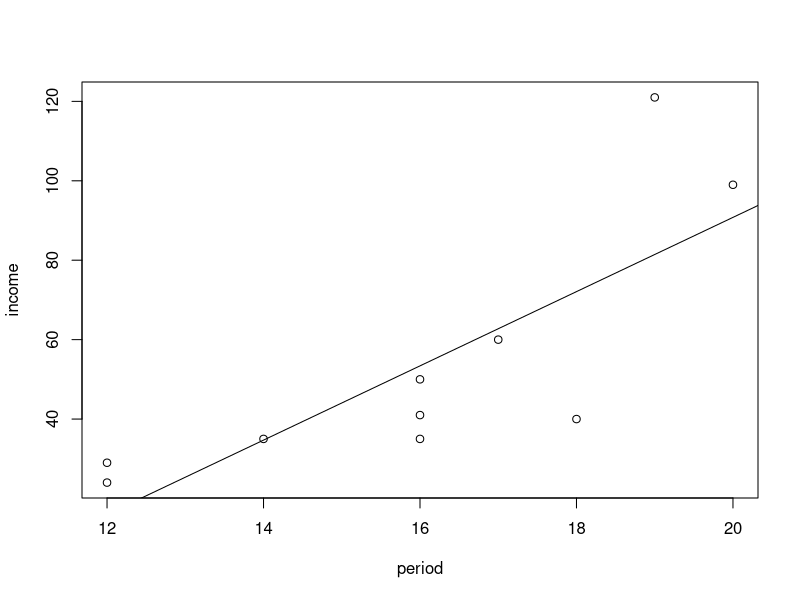
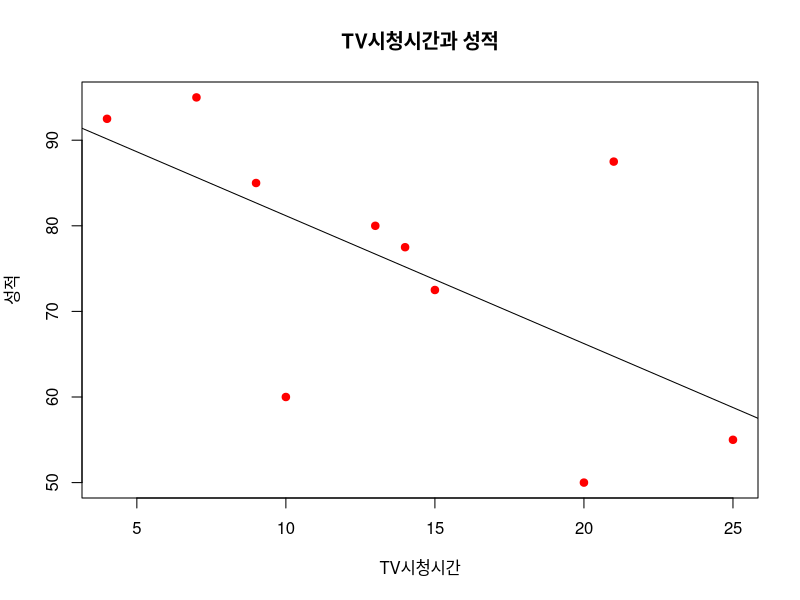
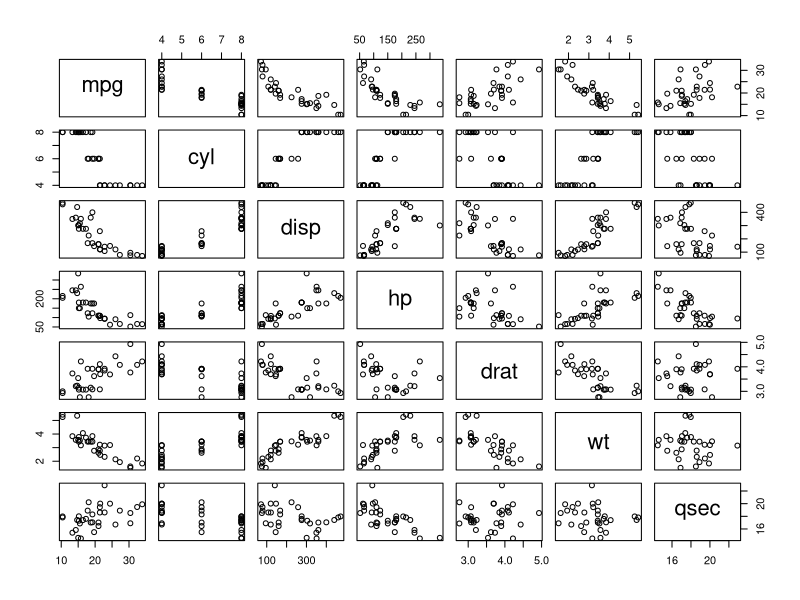
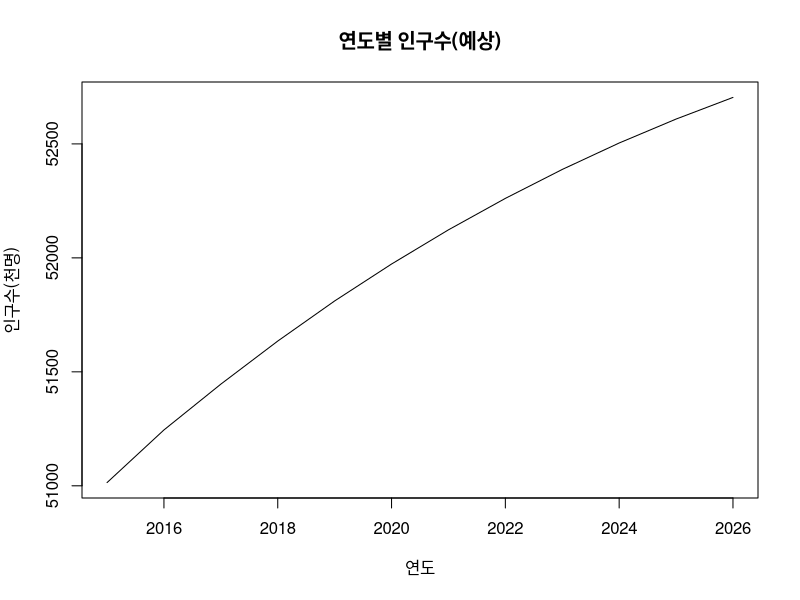
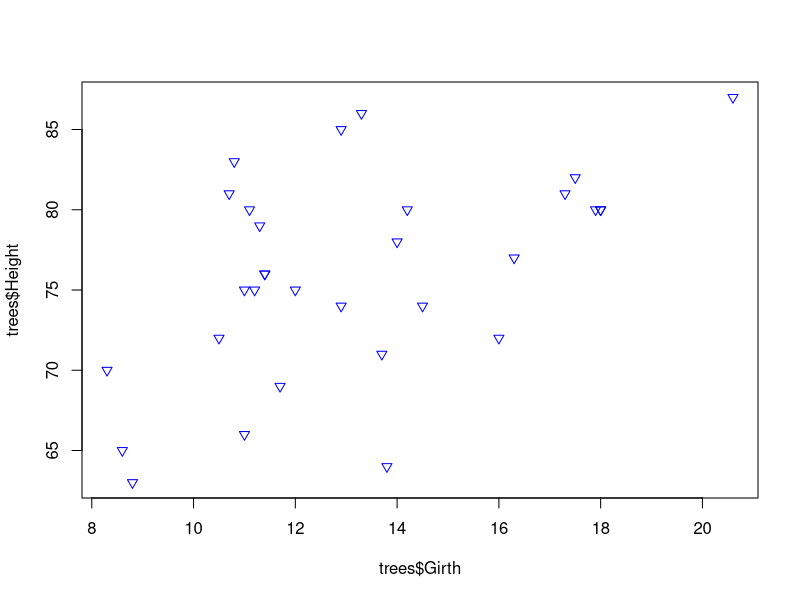
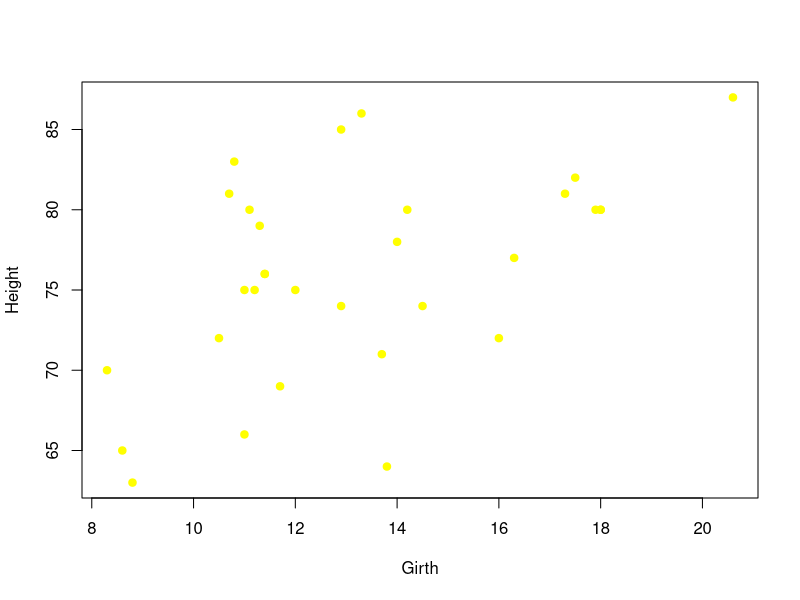
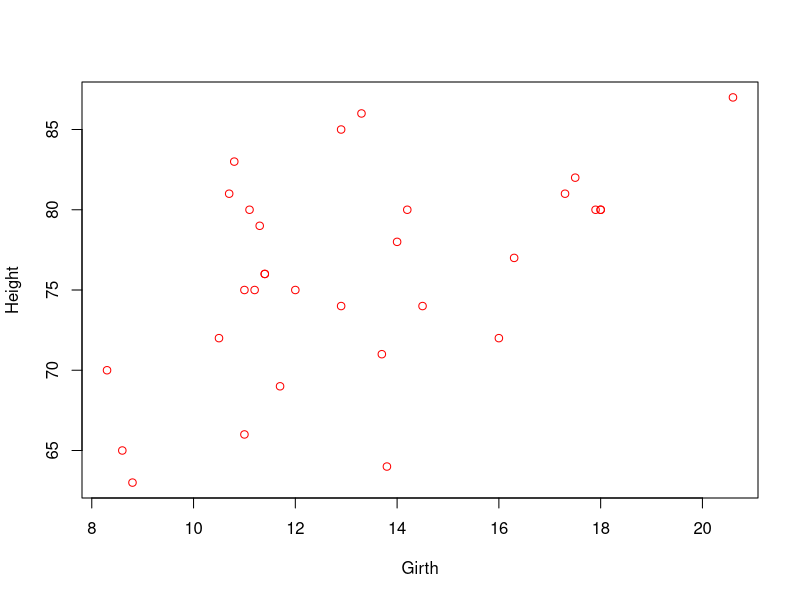
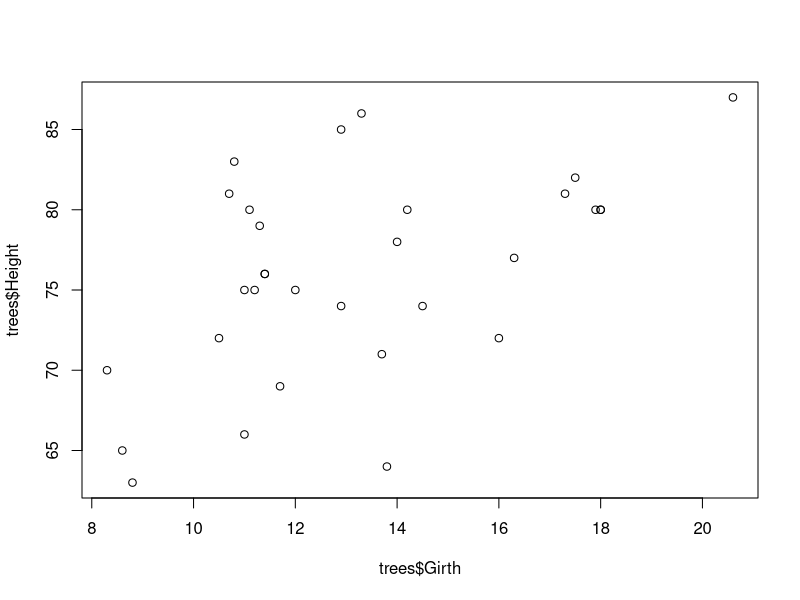

These charts were generated, in order, by the following R code: (Note: this script raises an error after producing the figures.)
#
# 작성자 : 정규진
# 작성일 : 2019.12.3
# 제출일 : 2019.12.3
#


#문1)
#다음은 직장인 10명의 수입과 교육받은 기간을 조사한 자료이다. 산점도와 상관계수를 구하고, 
#수입과 교육기간 사이에 어떤 상관관계가 있는지 설명하시오.

#수입 	 121 99 41 35 40 29 35 24 50 60
#교육기간 19  20 16 16 18 12 14 12 16 17

income <- c(121, 99, 41, 35, 40, 29, 35, 24, 50, 60)
period <- c(19, 20, 16, 16, 18, 12, 14, 12, 16, 17)

tbl <- data.frame(income, period)
plot(income~period, data=tbl)
res <- lm(income~period, data=tbl)
abline(res)

cor(income, period)
#교육기간과 수입은 비교적 강한 양의 상관관계가 있다.(교육 기간이 긴 사람일수록 수입이 높은 경향이 크다)


#문2)
#다음은 대학생 10명의 성적과 주당 TV 시청시간을 조사한 자료이다. 산점도와 상관계수를 구하고, 
#성적과 TV 시청시간 사이에 어떤 상관관계가 있는지 설명하시오.

#성적 	 77.5 60 50 95 55 85 72.5 80 92.5 87.5
#시청시간 14   10 20  7 25  9 15   13  4   21

score <- c(77.5, 60, 50, 95, 55, 85, 72.5, 80, 92.5, 87.5)
tv <- c(14, 10, 20,  7, 25,  9, 15, 13,  4, 21)

tbl <- data.frame(score, tv)
plot(score~tv, data=tbl,main="TV시청시간과 성적", xlab="TV시청시간", ylab="성적", pch=19, col="red" )
res <- lm(score~tv, data=tbl)
abline(res)

cor(score, tv)

#음의 상관관계가 있다 (TV 시청시간이 길수록 성적이 낮은 경향이 있다)


#문3) 
#R에서 제공하는 mtcars 데이터셋에서 mpg와 다른 변수들 간의 상관계수를
#구하시오. 어느 변수가 mpg와 가장 상관성이 높은지 산점도와 함께 설명하시오.			

colnames(mtcars)
str(mtcars)
var <- c("mpg","cyl", "disp", "hp", "drat", "wt", "qsec")
target <- mtcars[,var]
target
pairs(target)
cor(target[,1:7])
# 무게와 가장 상관성이 높다. (음의 상관관계)

cor(mtcars)
cor(mtcars)[1,]

#다른 방법
cor.result <- c()

for (i in 1:length(var)) {
  cor.result[i] <- cor(target[,c(1,i)])[1,2]
}
cor.result
names(cor.result) <- var

for (i in 2:length(var)) {
  cat("mpg와 ", var[i], "와의 상관계수는 ", cor.result[i], "입니다.\n")
}


#문4)
#다음은 2015년부터 2026년도까지의 예상 인구수 추계자료이다. 연도를 x 축으로 하여 선그래프를 작성하시오.

#연도		총인구 (천명)		연도		총인구 (천명)
#2015		51014				2021		52123
#2016		51245				2022		52261
#2017		51446				2023		52388
#2018		51635				2024		52504
#2019		51811				2025		52609
#2020		51973				2026		52704

year <- c(2015, 2016, 2017, 2018, 2019, 2020, 2021, 2022, 2023, 2024, 2025, 2026)
population <- c(51014, 51245,51446, 51635, 51811, 51973, 52123, 52261, 52388, 52504, 52609, 52704)

plot(year, population, main="연도별 인구수(예상)", type='l', lty=1, lwd=1, xlab='연도', ylab='인구수(천명)')


#문5)
#R에서 제공하는 trees 데이터셋에 대해 다음 문제를 해결하기 위한 R 코드를 작성하시오.

#(1) 나무의 지름(Girth)과 높이(Height)에 대해 산점도와 상관계수를 보이시오.
class(trees)
str(trees)
head(trees)

plot(trees$Girth, trees$Height, pch=25, col='blue')
attach(trees)
plot(Girth, Height, pch=19, col='yellow')
plot(trees[,1:2], pch=1, col='red')
cor(trees$Girth, trees$Height)
cor(trees[,1:2])

tbl <- data.frame(trees$Girth, trees$Height)
tbl
plot(trees$Girth, trees$Height)
plot(tbl[,2]~tbl[,1], col='red')
res <- lm(trees.Height~trees.Girth, data=tbl) #이걸 너무 안써봤군!!
res
abline(res)

cor(trees$Girth, trees$Height)

#(2) trees 데이터셋에 존재하는 3개 변수 간의 산점도와 상관계수를 보이시오.

plot(trees)
cor(trees)
pairs(trees, main="Tree")
# 나무의 지름과 부피는 강한 양의 상관관계를 갖는다


#추가 문제 : 나무 높이를 상/중/하 그룹으로 나누고 그룹 상관 분석

hist(trees$Girth)
hist(trees$Height)
summary(trees$Height)

h.group <- c()

for ( i in 1:nrow(trees) ) {
  if (trees$Height[i] >= 80) {
    h.group[i] <- "H"
  } else if (trees$Height[i] <= 72) {
    h.group[i] <- "L"
  } else h.group[i] <- "M"
}

tbl <- data.frame(trees, h.group)
point <- as.numeric(tbl$h.group)
color <- c("yellow", "khaki", "darkgreen")
pairs(tbl, pch=point, col=color[point])

